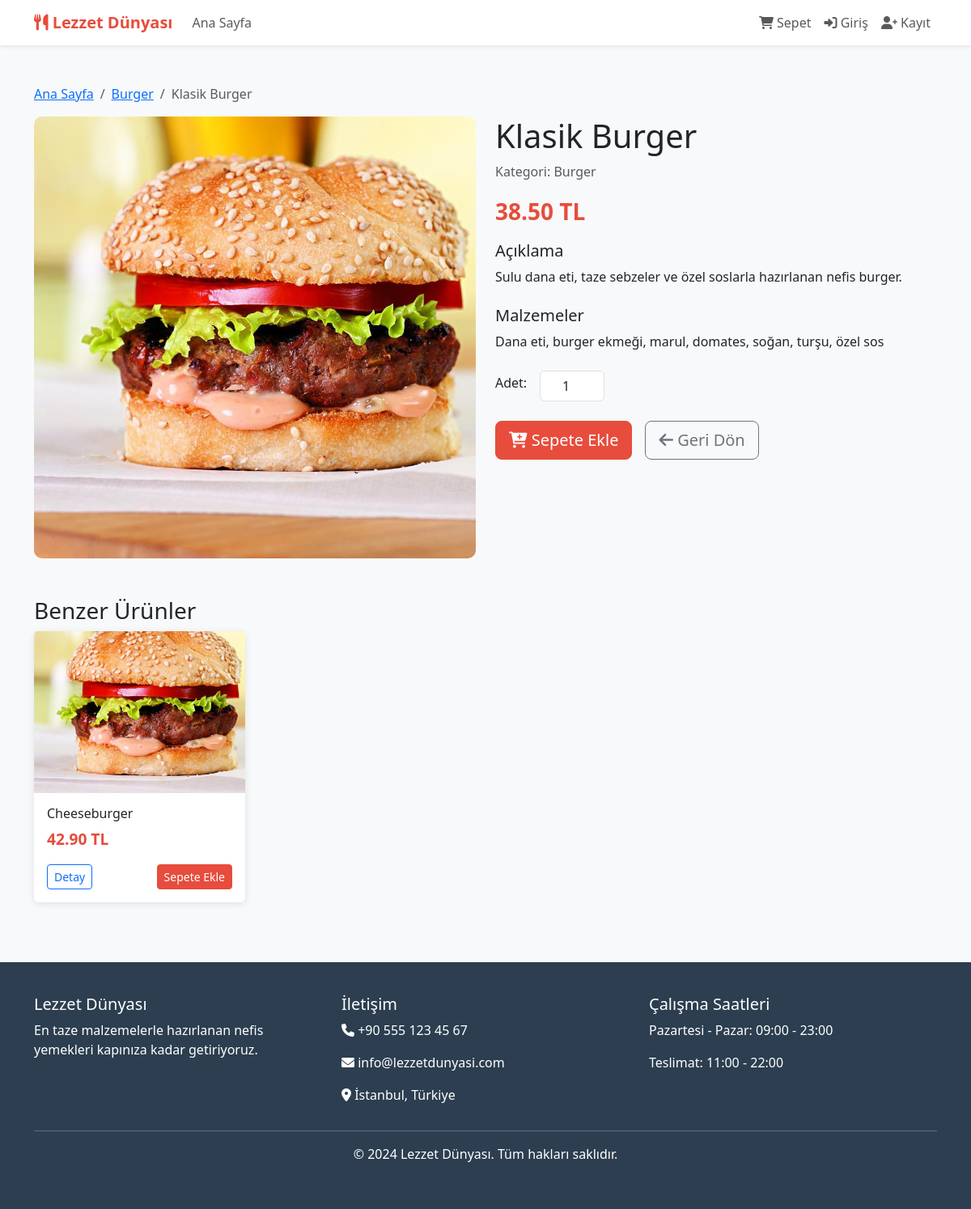
The app's page /product.php?id=3 with its own data.
### tables this page shows
CREATE TABLE products (
        id INTEGER PRIMARY KEY AUTOINCREMENT,
        name VARCHAR(100) NOT NULL,
        description TEXT,
        price DECIMAL(10,2) NOT NULL,
        category VARCHAR(50) NOT NULL,
        image VARCHAR(255),
        ingredients TEXT,
        stock_quantity INTEGER DEFAULT 0,
        is_active BOOLEAN DEFAULT 1,
        created_at DATETIME DEFAULT CURRENT_TIMESTAMP
    );

### includes/functions.php (called while the page is built, shortened)
<?php
function isLoggedIn() {
    return isset($_SESSION['user_id']);
}
function formatPrice($price) {
    return number_format($price, 2) . ' TL';
}
?>

### product.php (the view, shortened to what this page needs)
<?php
require_once 'includes/db.php';
require_once 'includes/functions.php';
$product_id = isset($_GET['id']) ? (int)$_GET['id'] : 0;
$stmt = $db->prepare("SELECT * FROM products WHERE id = ?");
$stmt->execute([$product_id]);
$product = $stmt->fetch();
$stmt = $db->prepare("SELECT * FROM products WHERE category = ? AND id != ? LIMIT 4");
$stmt->execute([$product['category'], $product_id]);
$similar_products = $stmt->fetchAll();
?>
<!DOCTYPE html>
<html lang="tr">
<head>
    <link href="https://cdn.jsdelivr.net/npm/bootstrap@5.3.0/dist/css/bootstrap.min.css" rel="stylesheet">
    <link href="https://cdnjs.cloudflare.com/ajax/libs/font-awesome/6.0.0/css/all.min.css" rel="stylesheet">
    <link href="assets/css/style.css" rel="stylesheet">
</head>
<body>
    <nav class="navbar navbar-expand-lg navbar-light bg-white shadow-sm">
        <div class="container">
            <a class="navbar-brand" href="index.php">
                <i class="fas fa-utensils"></i> Lezzet Dünyası
            </a>
            <div class="collapse navbar-collapse" id="navbarNav">
                <ul class="navbar-nav me-auto">
                    <li class="nav-item">
                        <a class="nav-link" href="index.php">Ana Sayfa</a>
                    </li>
                </ul>
                <ul class="navbar-nav">
                    <li class="nav-item">
                        <a class="nav-link position-relative" href="cart.php">
                            <i class="fas fa-shopping-cart"></i> Sepet
                        </a>
                    </li>
                    <?php if (isLoggedIn()): ?>
                        <li class="nav-item">
                            <a class="nav-link" href="profile.php">
                                <i class="fas fa-user"></i> Profil
                            </a>
                        </li>
                        <li class="nav-item">
                            <a class="nav-link" href="logout.php">
                                <i class="fas fa-sign-out-alt"></i> Çıkış
                            </a>
                        </li>
                    <?php else: ?>
                        <li class="nav-item">
                            <a class="nav-link" href="login.php">
                                <i class="fas fa-sign-in-alt"></i> Giriş
                            </a>
                        </li>
                        <li class="nav-item">
                            <a class="nav-link" href="register.php">
                                <i class="fas fa-user-plus"></i> Kayıt
                            </a>
                        </li>
                    <?php endif; ?>
                </ul>
            </div>
        </div>
    </nav>
    <div class="container my-5">
        <nav aria-label="breadcrumb">
            <ol class="breadcrumb">
                <li class="breadcrumb-item"><a href="index.php">Ana Sayfa</a></li>
                <li class="breadcrumb-item"><a href="index.php?category=<?php echo $product['category']; ?>"><?php echo ucfirst($product['category']); ?></a></li>
                <li class="breadcrumb-item active"><?php echo $product['name']; ?></li>
            </ol>
        </nav>
        <div class="row">
            <div class="col-md-6">
                <img src="assets/uploads/<?php echo $product['image']; ?>"
                     class="product-image w-100" alt="<?php echo $product['name']; ?>">
            </div>
            <div class="col-md-6">
                <h1><?php echo $product['name']; ?></h1>
                <p class="text-muted">Kategori: <?php echo ucfirst($product['category']); ?></p>
                <p class="price fs-3"><?php echo formatPrice($product['price']); ?></p>
                <div class="mb-4">
                    <h5>Açıklama</h5>
                    <p><?php echo nl2br($product['description']); ?></p>
                </div>
                <div class="mb-4">
                    <h5>Malzemeler</h5>
                    <p><?php echo $product['ingredients'] ?? 'Malzeme bilgisi mevcut değil.'; ?></p>
                </div>
                <div class="d-flex align-items-center mb-4">
                    <label for="quantity" class="form-label me-3">Adet:</label>
                    <input type="number" id="quantity" class="form-control quantity-input" value="1" min="1" max="10">
                </div>
                <div class="d-grid gap-2 d-md-flex">
                    <button onclick="addToCartWithQuantity(<?php echo $product['id']; ?>, '<?php echo $product['name']; ?>')"
                            class="btn btn-primary btn-lg me-md-2">
                        <i class="fas fa-cart-plus"></i> Sepete Ekle
                    </button>
                    <a href="index.php" class="btn btn-outline-secondary btn-lg">
                        <i class="fas fa-arrow-left"></i> Geri Dön
                    </a>
                </div>
            </div>
        </div>
        <?php if (!empty($similar_products)): ?>
        <div class="mt-5">
            <h3>Benzer Ürünler</h3>
            <div class="row">
                <?php foreach ($similar_products as $similar): ?>
                    <div class="col-md-3 col-sm-6 mb-4">
                        <div class="card product-card">
                            <img src="assets/uploads/<?php echo $similar['image']; ?>"
                                 class="card-img-top" alt="<?php echo $similar['name']; ?>">
                            <div class="card-body">
                                <h6 class="card-title"><?php echo $similar['name']; ?></h6>
                                <p class="price"><?php echo formatPrice($similar['price']); ?></p>
                                <div class="d-flex justify-content-between">
                                    <a href="product.php?id=<?php echo $similar['id']; ?>"
                                       class="btn btn-sm btn-outline-primary">Detay</a>
                                    <button onclick="addToCart(<?php echo $similar['id']; ?>, '<?php echo $similar['name']; ?>')"
                                            class="btn btn-sm btn-primary">Sepete Ekle</button>
                                </div>
                            </div>
                        </div>
                    </div>
                <?php endforeach; ?>
            </div>
        </div>
        <?php endif; ?>
    </div>
    <footer class="footer">
        <div class="container">
            <div class="row">
                <div class="col-md-4">
                    <h5>Lezzet Dünyası</h5>
                    <p>En taze malzemelerle hazırlanan nefis yemekleri kapınıza kadar getiriyoruz.</p>
                </div>
                <div class="col-md-4">
                    <h5>İletişim</h5>
                    <p><i class="fas fa-phone"></i> +90 555 123 45 67</p>
                    <p><i class="fas fa-envelope"></i> info@lezzetdunyasi.com</p>
                    <p><i class="fas fa-map-marker-alt"></i> İstanbul, Türkiye</p>
                </div>
                <div class="col-md-4">
                    <h5>Çalışma Saatleri</h5>
                    <p>Pazartesi - Pazar: 09:00 - 23:00</p>
                    <p>Teslimat: 11:00 - 22:00</p>
                </div>
            </div>
            <hr>
            <div class="text-center">
                <p>&copy; 2024 Lezzet Dünyası. Tüm hakları saklıdır.</p>
            </div>
        </div>
    </footer>
</body>
</html>

### assets/css/style.css (style rules this page uses)
:root { --primary-color: #e74c3c; --secondary-color: #f39c12; --success-color: #27ae60; --dark-color: #2c3e50; --light-color: #ecf0f1; --border-color: #bdc3c7; }
body { font-family: 'Segoe UI', Tahoma, Geneva, Verdana, sans-serif; background-color: #f8f9fa; }
.navbar-brand { font-weight: bold; color: var(--primary-color) !important; }
.btn-primary { background-color: var(--primary-color); border-color: var(--primary-color); }
.card { border: none; box-shadow: 0 2px 10px rgba(0,0,0,0.1); transition: transform 0.3s ease; }
.product-card { height: 100%; }
.product-card .card-img-top { height: 200px; object-fit: cover; }
.price { font-size: 1.2em; font-weight: bold; color: var(--primary-color); }
.footer { background-color: var(--dark-color); color: white; padding: 40px 0; margin-top: 50px; }
.product-image { max-width: 100%; height: auto; border-radius: 10px; }
.quantity-input { width: 80px; text-align: center; }

### records on screen
products: category "Burger", name "Klasik Burger", image (picture), price "38.50 TL", description "Sulu dana eti, taze sebzeler ve özel soslarla hazırlanan nefis burger.", ingredients "Dana eti, burger ekmeği, marul, domates, soğan, turşu, özel sos"
products: image (picture), name "Cheeseburger", price "42.90 TL"
